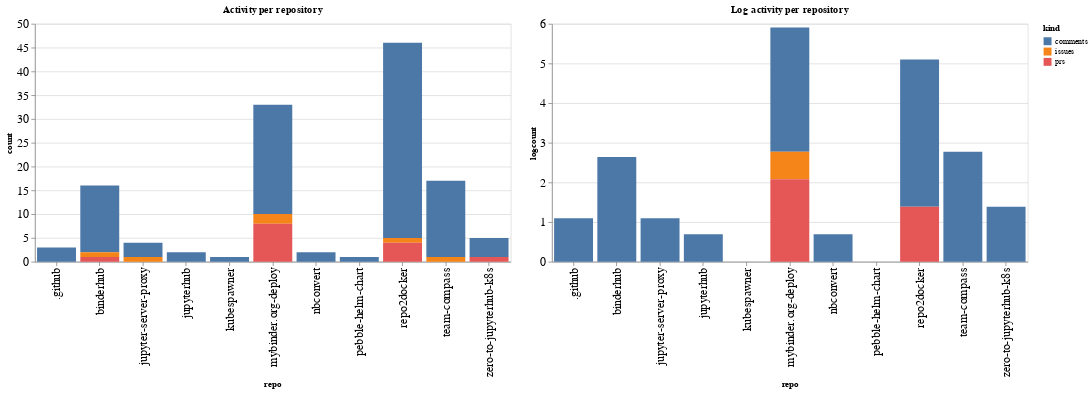

Notebook source saved alongside this figure:
### Code cell
ch1 = alt.Chart(repo_summaries, width=600, title="Activity per repository").mark_bar().encode(
    x='repo',
    y='count',
    color='kind',
    tooltip="kind"
)

ch2 = alt.Chart(repo_summaries, width=600, title="Log activity per repository").mark_bar().encode(
    x='repo',
    y='logcount',
    color='kind',
    tooltip="kind"
)

ch1 | ch2

### Figure 1 — Vega-Lite specification as saved in the notebook (floating-point values rounded to 4 significant figures)
{"config": {"axisLeft": {"labelFontSize": 15}, "axisBottom": {"labelFontSize": 15}}, "hconcat": [{"mark": "bar", "encoding": {"color": {"type": "nominal", "field": "kind"}, "tooltip": {"type": "nominal", "field": "kind"}, "x": {"type": "nominal", "field": "repo"}, "y": {"type": "quantitative", "field": "count"}}, "title": "Activity per repository", "width": 600}, {"mark": "bar", "encoding": {"color": {"type": "nominal", "field": "kind"}, "tooltip": {"type": "nominal", "field": "kind"}, "x": {"type": "nominal", "field": "repo"}, "y": {"type": "quantitative", "field": "logcount"}}, "title": "Log activity per repository", "width": 600}], "data": {"name": "data-a4b6633a0436d12d6d23066fc18aa2e0"}, "$schema": "https://vega.github.io/schema/vega-lite/v4.8.1.json", "datasets": {"data-a4b6633a0436d12d6d23066fc18aa2e0": [{"repo": ".github", "kind": "comments", "count": 3, "logcount": 1.099}, {"repo": "binderhub", "kind": "comments", "count": 14, "logcount": 2.639}, {"repo": "binderhub", "kind": "issues", "count": 1, "logcount": 0.0}, {"repo": "binderhub", "kind": "prs", "count": 1, "logcount": 0.0}, {"repo": "jupyter-server-proxy", "kind": "comments", "count": 3, "logcount": 1.099}, {"repo": "jupyter-server-proxy", "kind": "issues", "count": 1, "logcount": 0.0}, {"repo": "jupyterhub", "kind": "comments", "count": 2, "logcount": 0.6931}, {"repo": "kubespawner", "kind": "comments", "count": 1, "logcount": 0.0}, {"repo": "mybinder.org-deploy", "kind": "comments", "count": 23, "logcount": 3.135}, {"repo": "mybinder.org-deploy", "kind": "issues", "count": 2, "logcount": 0.6931}, {"repo": "mybinder.org-deploy", "kind": "prs", "count": 8, "logcount": 2.079}, {"repo": "nbconvert", "kind": "comments", "count": 2, "logcount": 0.6931}, {"repo": "pebble-helm-chart", "kind": "comments", "count": 1, "logcount": 0.0}, {"repo": "repo2docker", "kind": "comments", "count": 41, "logcount": 3.714}, {"repo": "repo2docker", "kind": "issues", "count": 1, "logcount": 0.0}, {"repo": "repo2docker", "kind": "prs", "count": 4, "logcount": 1.386}, {"repo": "team-compass", "kind": "comments", "count": 16, "logcount": 2.773}, {"repo": "team-compass", "kind": "issues", "count": 1, "logcount": 0.0}, {"repo": "zero-to-jupyterhub-k8s", "kind": "comments", "count": 4, "logcount": 1.386}, {"repo": "zero-to-jupyterhub-k8s", "kind": "prs", "count": 1, "logcount": 0.0}]}}
